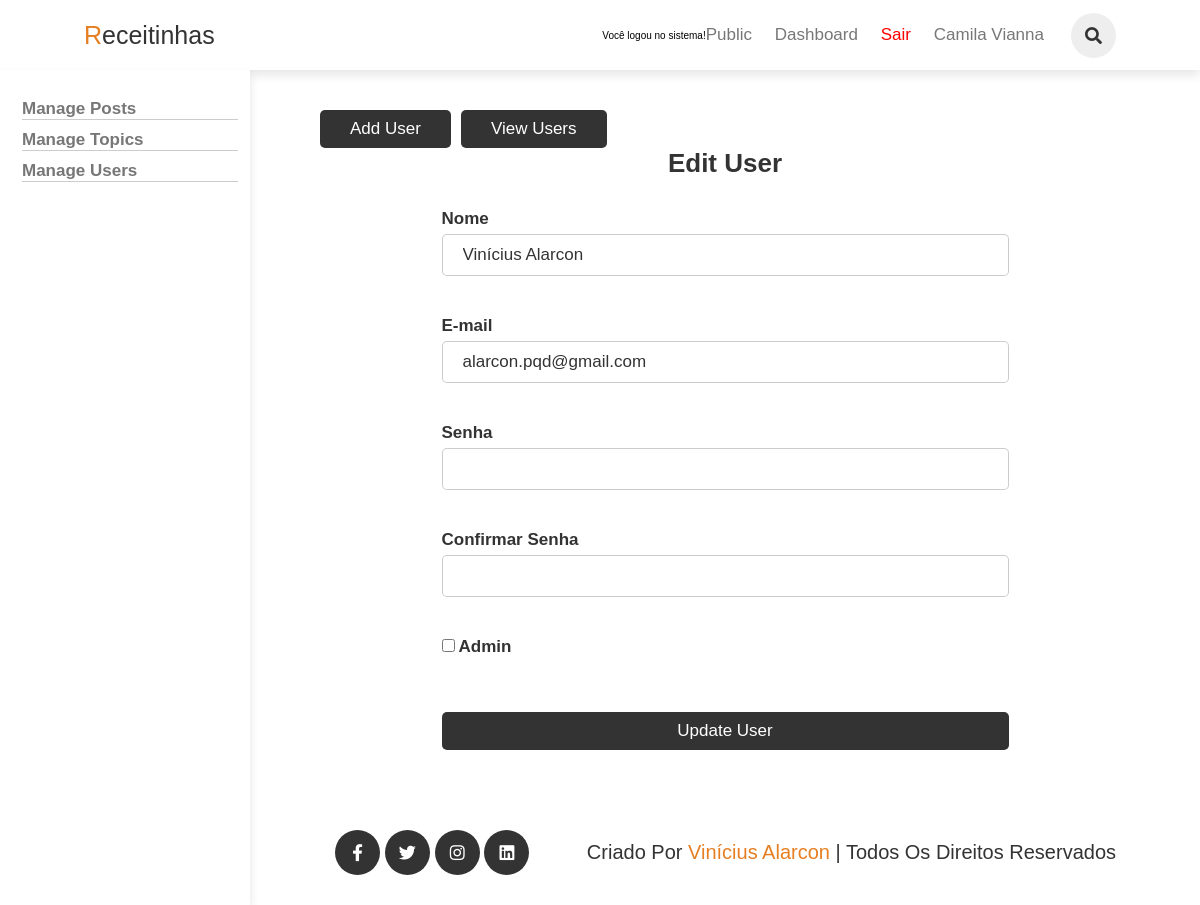
Page /admin/users/edit-user.php?id=1 (signed in) on the earlier database version.
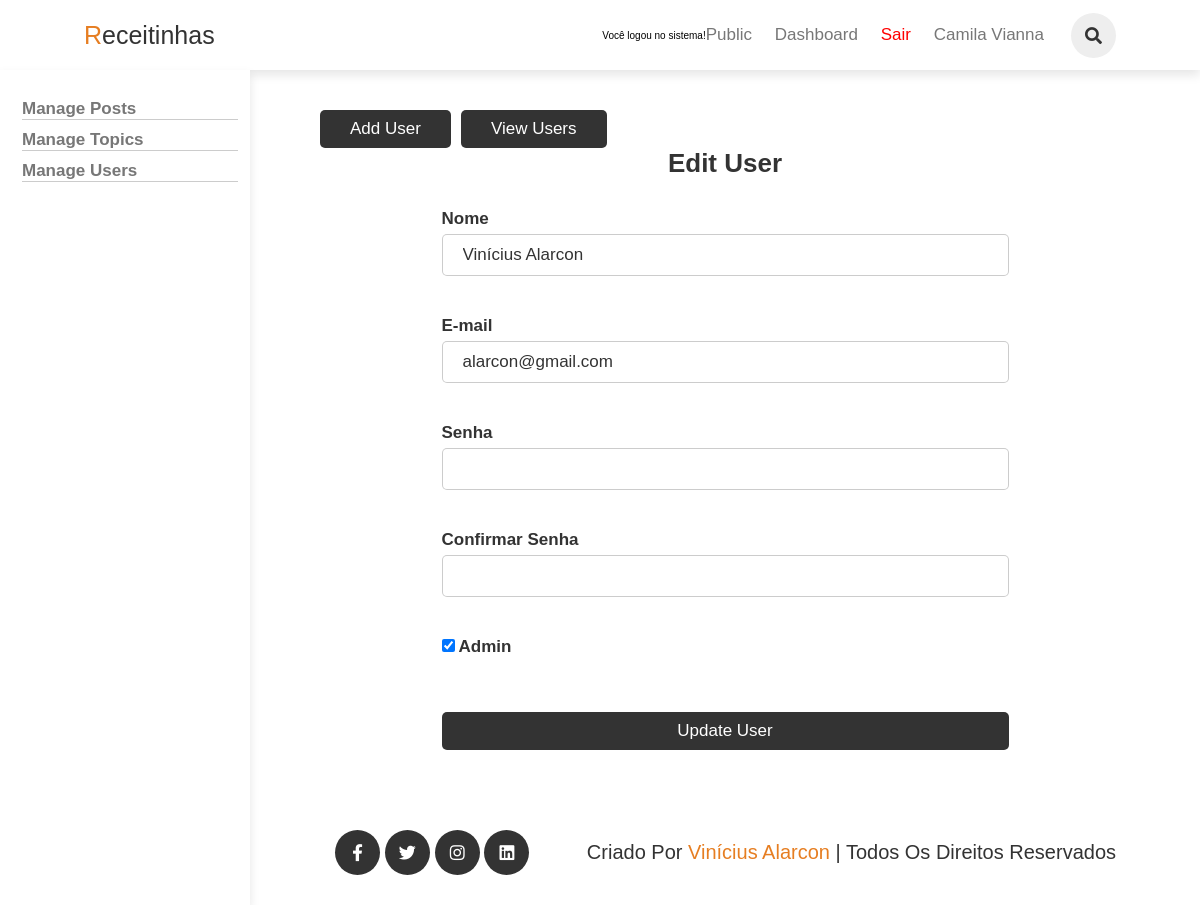
Same page on the later database version.
### tables this page shows
CREATE TABLE `users` (
  `id` int(11) NOT NULL,
  `admin` tinyint(4) NOT NULL DEFAULT 0,
  `username` varchar(255) NOT NULL,
  `email` varchar(255) NOT NULL,
  `password` varchar(255) NOT NULL,
  `created_at` timestamp NULL DEFAULT current_timestamp()
);

### app/controllers/users.php (called while the page is built, shortened)
<?php
    require(ROOT_PATH . "/app/models/User.php");
    if(isset($_GET["id"])) {
        $id = $_GET["id"];
        $user = selectOneUser($id);
        $username = $user["username"];
        $email = $user["email"];
        $admin = $user["admin"];
    }
?>

### app/models/User.php (called while the page is built, shortened)
<?php
require(ROOT_PATH . "/app/database/connect.php");
function selectOneUser($id)
{
    global $pdo;
    $sql = "SELECT * FROM users WHERE id = ?";
    $stmt = $pdo->prepare($sql);
    $stmt->bindValue(1, $id, PDO::PARAM_INT);
    $stmt->execute();
    $result = $stmt->fetch(PDO::FETCH_ASSOC);
    return $result;
}

### admin/users/edit-user.php (the view, shortened to what this page needs)
<?php
    require(ROOT_PATH . "/app/controllers/users.php");
?>
<!DOCTYPE html>
<html lang="pt-BR">
<head>
    <link rel="stylesheet" href="https://cdnjs.cloudflare.com/ajax/libs/font-awesome/5.15.3/css/all.min.css">
    <link rel="stylesheet" href="../../assets/css/admin.css">
</head>
<body>
<?php include(ROOT_PATH . "/app/includes/header-admin.php"); ?>
<section class="container" id="posts">
    <?php include(ROOT_PATH . "/app/includes/sidebar-admin.php"); ?>
    <div class="content-container">
        <div class="content">
           <div class="buttons">
                <a href="<?= BASE_URL . '/admin/users/create-user.php'?>" class="btn">Add User</a>
                <a href="<?= BASE_URL . '/admin/users/index.php'?>" class="btn">View Users</a>
           </div>
            <div class="main-content">
                <h1 class="title">Edit User</h1>
                <form action="edit-user.php" method="post">
                    <div class="form-group">
                        <label for="username">Nome</label>
                        <input type="text" name="username" value="<?= $username ?>" class="input-text">
                    </div>
                    <div class="form-group">
                        <label for="email">E-mail</label>
                        <input type="text" name="email" value="<?= $email ?>" class="input-text">
                    </div>
                    <div class="form-group">
                        <label for="password">Senha</label>
                        <input type="password" name="password" class="input-text">
                    </div>
                    <div class="form-group">
                        <label for="passconfirmation">Confirmar Senha</label>
                        <input type="password" name="passconfirmation" class="input-text">
                    </div>
                    <div class="form-group">
                        <?php if(isset($admin) && $admin == 1):?>
                            <label>
                                <input type="checkbox" name="admin" checked>
                                Admin
                            </label>
                        <?php else:?>
                            <label>
                                <input type="checkbox" name="admin">
                                Admin
                            </label>
                        <?php endif;?>
                    </div>
                    <div class="form-group">
                        <button type="submit" name="user-btn-upd" class="btn">Update User</button>
                    </div>
                </form>
            </div>
        </div>
    </div>
</section>
<?php include(ROOT_PATH . "/app/includes/footer.php"); ?>
</body>
</html>

Differences in the rows shown:
changed users "Vinícius Alarcon": email "alarcon.pqd@gmail.com" → "alarcon@gmail.com"; admin 0 → 1 (drawn)
Other differences:
form field admin: (not shown) → "☑"
form field admin: "☐" → (not shown)
